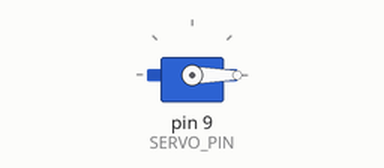
This sketch was run on a simulated Arduino Uno, built with avr-gcc and run on an emulated ATmega328P. On the bench: servo.

Above: at 0.05 s.
At 2.05 s:
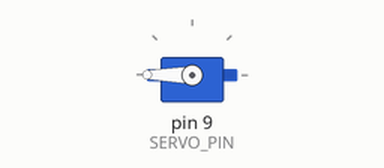
At 4.0 s:
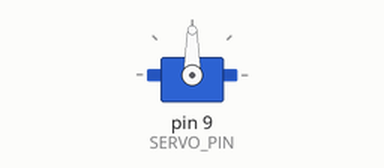
Timing chart, 0 to 5.2 s (numbered marks = the images above):
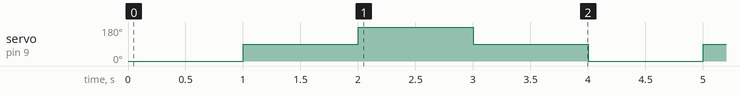

The sketch:

ex_servo.ino
```cpp
#include <Servo.h>

#define SERVO_PIN 9

Servo myServo;
int pos = 0;

void setup() {
  myServo.attach(SERVO_PIN);
  myServo.write(90);
}

void loop() {
//  for(pos = 0; pos < 180; pos += 1){
//    myServo.write(pos);
//    delay(15);
//  }
//
//  for(pos = 180; pos>=1; pos -=1){
//    myServo.write(pos);
//    delay(15)
//  }

  myServo.write(0);
  delay(1000);

  myServo.write(90);
  delay(1000);

  myServo.write(180);
  delay(1000);

  myServo.write(90);
  delay(1000);


}
```

Measured:
- by itself, servo on pin 9 (SERVO_PIN): repeats every 4.0 s: 180° 1.0 s, 90° 1.0 s, 0° 1.0 s, 90° 1.0 s
